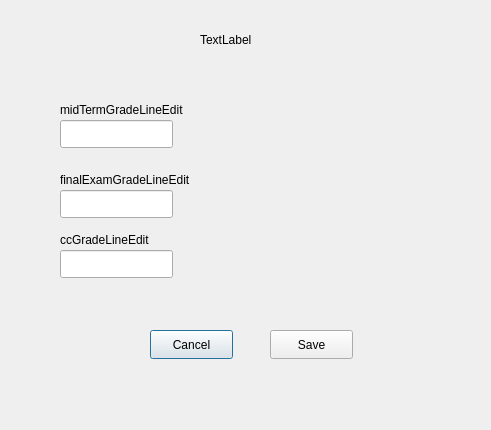
<?xml version="1.0" encoding="UTF-8"?>
<ui version="4.0">
 <class>Edit_Grade_Dialog</class>
 <widget class="QDialog" name="Edit_Grade_Dialog">
  <property name="geometry">
   <rect>
    <x>0</x>
    <y>0</y>
    <width>491</width>
    <height>430</height>
   </rect>
  </property>
  <property name="windowTitle">
   <string>Dialog</string>
  </property>
  <widget class="QPushButton" name="cancelButton">
   <property name="geometry">
    <rect>
     <x>150</x>
     <y>330</y>
     <width>83</width>
     <height>29</height>
    </rect>
   </property>
   <property name="text">
    <string>Cancel</string>
   </property>
  </widget>
  <widget class="QPushButton" name="saveButton">
   <property name="geometry">
    <rect>
     <x>270</x>
     <y>330</y>
     <width>83</width>
     <height>29</height>
    </rect>
   </property>
   <property name="text">
    <string>Save</string>
   </property>
  </widget>
  <widget class="QLineEdit" name="finalExamGradeLineEdit">
   <property name="geometry">
    <rect>
     <x>60</x>
     <y>190</y>
     <width>113</width>
     <height>28</height>
    </rect>
   </property>
  </widget>
  <widget class="QLineEdit" name="ccGradeLineEdit">
   <property name="geometry">
    <rect>
     <x>60</x>
     <y>250</y>
     <width>113</width>
     <height>28</height>
    </rect>
   </property>
  </widget>
  <widget class="QLineEdit" name="midTermGradeLineEdit">
   <property name="geometry">
    <rect>
     <x>60</x>
     <y>120</y>
     <width>113</width>
     <height>28</height>
    </rect>
   </property>
  </widget>
  <widget class="QLabel" name="courseNameLabel">
   <property name="geometry">
    <rect>
     <x>200</x>
     <y>30</y>
     <width>63</width>
     <height>20</height>
    </rect>
   </property>
   <property name="text">
    <string>TextLabel</string>
   </property>
  </widget>
  <widget class="QLabel" name="label">
   <property name="geometry">
    <rect>
     <x>60</x>
     <y>100</y>
     <width>191</width>
     <height>20</height>
    </rect>
   </property>
   <property name="text">
    <string>midTermGradeLineEdit</string>
   </property>
  </widget>
  <widget class="QLabel" name="label_2">
   <property name="geometry">
    <rect>
     <x>60</x>
     <y>170</y>
     <width>161</width>
     <height>20</height>
    </rect>
   </property>
   <property name="text">
    <string>finalExamGradeLineEdit</string>
   </property>
  </widget>
  <widget class="QLabel" name="label_3">
   <property name="geometry">
    <rect>
     <x>60</x>
     <y>230</y>
     <width>131</width>
     <height>20</height>
    </rect>
   </property>
   <property name="text">
    <string>ccGradeLineEdit</string>
   </property>
  </widget>
 </widget>
 <resources/>
 <connections/>
</ui>
